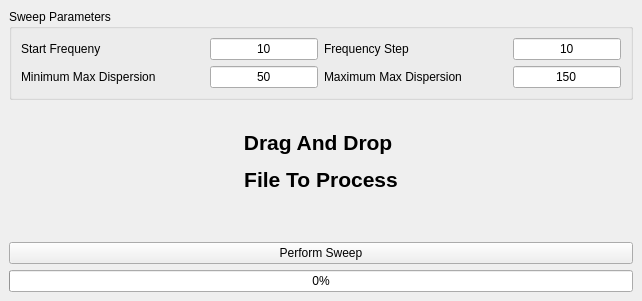
<?xml version="1.0" encoding="UTF-8"?>
<ui version="4.0">
 <class>EyeDataDownSampler</class>
 <widget class="QMainWindow" name="EyeDataDownSampler">
  <property name="geometry">
   <rect>
    <x>0</x>
    <y>0</y>
    <width>642</width>
    <height>301</height>
   </rect>
  </property>
  <property name="acceptDrops">
   <bool>false</bool>
  </property>
  <property name="windowTitle">
   <string>EyeDataDownSampler</string>
  </property>
  <widget class="QWidget" name="centralwidget">
   <layout class="QVBoxLayout" name="verticalLayout">
    <item>
     <widget class="QGroupBox" name="groupBox">
      <property name="title">
       <string>Sweep Parameters</string>
      </property>
      <layout class="QGridLayout" name="gridLayout">
       <item row="0" column="0">
        <layout class="QHBoxLayout" name="horizontalLayout">
         <item>
          <widget class="QLabel" name="label">
           <property name="text">
            <string>Start Frequeny</string>
           </property>
          </widget>
         </item>
         <item>
          <spacer name="horizontalSpacer">
           <property name="orientation">
            <enum>Qt::Horizontal</enum>
           </property>
           <property name="sizeHint" stdset="0">
            <size>
             <width>40</width>
             <height>20</height>
            </size>
           </property>
          </spacer>
         </item>
         <item>
          <widget class="QLineEdit" name="leStartFrequency">
           <property name="text">
            <string>10</string>
           </property>
           <property name="alignment">
            <set>Qt::AlignCenter</set>
           </property>
          </widget>
         </item>
        </layout>
       </item>
       <item row="0" column="1">
        <layout class="QHBoxLayout" name="horizontalLayout_2">
         <item>
          <widget class="QLabel" name="label_2">
           <property name="text">
            <string>Frequency Step</string>
           </property>
          </widget>
         </item>
         <item>
          <spacer name="horizontalSpacer_3">
           <property name="orientation">
            <enum>Qt::Horizontal</enum>
           </property>
           <property name="sizeHint" stdset="0">
            <size>
             <width>40</width>
             <height>20</height>
            </size>
           </property>
          </spacer>
         </item>
         <item>
          <widget class="QLineEdit" name="leFreqStep">
           <property name="text">
            <string>10</string>
           </property>
           <property name="alignment">
            <set>Qt::AlignCenter</set>
           </property>
          </widget>
         </item>
        </layout>
       </item>
       <item row="1" column="0">
        <layout class="QHBoxLayout" name="horizontalLayout_4">
         <item>
          <widget class="QLabel" name="label_3">
           <property name="text">
            <string>Minimum Max Dispersion</string>
           </property>
          </widget>
         </item>
         <item>
          <spacer name="horizontalSpacer_2">
           <property name="orientation">
            <enum>Qt::Horizontal</enum>
           </property>
           <property name="sizeHint" stdset="0">
            <size>
             <width>40</width>
             <height>20</height>
            </size>
           </property>
          </spacer>
         </item>
         <item>
          <widget class="QLineEdit" name="leMinMaxDisp">
           <property name="text">
            <string>50</string>
           </property>
           <property name="alignment">
            <set>Qt::AlignCenter</set>
           </property>
          </widget>
         </item>
        </layout>
       </item>
       <item row="1" column="1">
        <layout class="QHBoxLayout" name="horizontalLayout_3">
         <item>
          <widget class="QLabel" name="label_4">
           <property name="text">
            <string>Maximum Max Dispersion</string>
           </property>
          </widget>
         </item>
         <item>
          <spacer name="horizontalSpacer_4">
           <property name="orientation">
            <enum>Qt::Horizontal</enum>
           </property>
           <property name="sizeHint" stdset="0">
            <size>
             <width>40</width>
             <height>20</height>
            </size>
           </property>
          </spacer>
         </item>
         <item>
          <widget class="QLineEdit" name="leMaxMaxDisp">
           <property name="text">
            <string>150</string>
           </property>
           <property name="alignment">
            <set>Qt::AlignCenter</set>
           </property>
          </widget>
         </item>
        </layout>
       </item>
      </layout>
     </widget>
    </item>
    <item>
     <spacer name="verticalSpacer_2">
      <property name="orientation">
       <enum>Qt::Vertical</enum>
      </property>
      <property name="sizeHint" stdset="0">
       <size>
        <width>20</width>
        <height>40</height>
       </size>
      </property>
     </spacer>
    </item>
    <item>
     <widget class="QLabel" name="label_5">
      <property name="text">
       <string>&lt;html&gt;&lt;head/&gt;&lt;body&gt;&lt;p align=&quot;center&quot;&gt;&lt;span style=&quot; font-size:16pt; font-weight:600;&quot;&gt;Drag And Drop &lt;/span&gt;&lt;/p&gt;&lt;p align=&quot;center&quot;&gt;&lt;span style=&quot; font-size:16pt; font-weight:600;&quot;&gt;File To Process&lt;/span&gt;&lt;/p&gt;&lt;/body&gt;&lt;/html&gt;</string>
      </property>
      <property name="alignment">
       <set>Qt::AlignCenter</set>
      </property>
     </widget>
    </item>
    <item>
     <spacer name="verticalSpacer">
      <property name="orientation">
       <enum>Qt::Vertical</enum>
      </property>
      <property name="sizeHint" stdset="0">
       <size>
        <width>20</width>
        <height>40</height>
       </size>
      </property>
     </spacer>
    </item>
    <item>
     <widget class="QLabel" name="labFileToProcess">
      <property name="text">
       <string/>
      </property>
     </widget>
    </item>
    <item>
     <widget class="QPushButton" name="pbMDAndFrequencySweep">
      <property name="text">
       <string>Perform Sweep</string>
      </property>
     </widget>
    </item>
    <item>
     <widget class="QProgressBar" name="pbarProgressBar">
      <property name="value">
       <number>0</number>
      </property>
     </widget>
    </item>
   </layout>
  </widget>
 </widget>
 <resources/>
 <connections/>
</ui>
